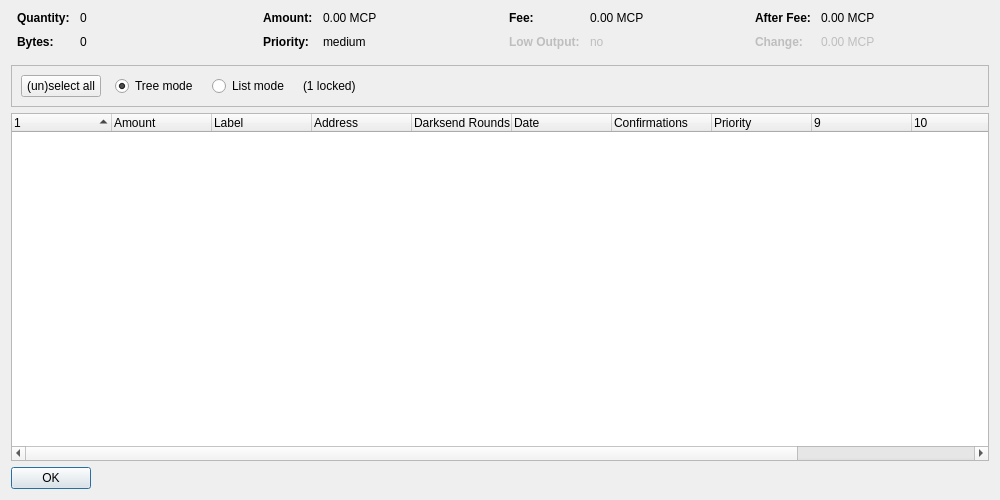
<?xml version="1.0" encoding="UTF-8"?>
<ui version="4.0">
 <class>CoinControlDialog</class>
 <widget class="QDialog" name="CoinControlDialog">
  <property name="geometry">
   <rect>
    <x>0</x>
    <y>0</y>
    <width>1000</width>
    <height>500</height>
   </rect>
  </property>
  <property name="windowTitle">
   <string>Coin Control Address Selection</string>
  </property>
  <layout class="QVBoxLayout" name="verticalLayout">
   <item>
    <layout class="QHBoxLayout" name="horizontalLayoutTop" stretch="0,0,0,0">
     <property name="topMargin">
      <number>0</number>
     </property>
     <property name="bottomMargin">
      <number>10</number>
     </property>
     <item>
      <layout class="QFormLayout" name="formLayoutCoinControl1">
       <property name="horizontalSpacing">
        <number>10</number>
       </property>
       <property name="verticalSpacing">
        <number>10</number>
       </property>
       <property name="leftMargin">
        <number>6</number>
       </property>
       <property name="rightMargin">
        <number>6</number>
       </property>
       <item row="0" column="0">
        <widget class="QLabel" name="labelCoinControlQuantityText">
         <property name="font">
          <font>
           <weight>75</weight>
           <bold>true</bold>
          </font>
         </property>
         <property name="text">
          <string>Quantity:</string>
         </property>
        </widget>
       </item>
       <item row="0" column="1">
        <widget class="QLabel" name="labelCoinControlQuantity">
         <property name="cursor">
          <cursorShape>IBeamCursor</cursorShape>
         </property>
         <property name="contextMenuPolicy">
          <enum>Qt::ActionsContextMenu</enum>
         </property>
         <property name="text">
          <string notr="true">0</string>
         </property>
         <property name="textInteractionFlags">
          <set>Qt::LinksAccessibleByMouse|Qt::TextSelectableByKeyboard|Qt::TextSelectableByMouse</set>
         </property>
        </widget>
       </item>
       <item row="1" column="0">
        <widget class="QLabel" name="labelCoinControlBytesText">
         <property name="font">
          <font>
           <weight>75</weight>
           <bold>true</bold>
          </font>
         </property>
         <property name="text">
          <string>Bytes:</string>
         </property>
        </widget>
       </item>
       <item row="1" column="1">
        <widget class="QLabel" name="labelCoinControlBytes">
         <property name="cursor">
          <cursorShape>IBeamCursor</cursorShape>
         </property>
         <property name="contextMenuPolicy">
          <enum>Qt::ActionsContextMenu</enum>
         </property>
         <property name="text">
          <string notr="true">0</string>
         </property>
         <property name="textInteractionFlags">
          <set>Qt::LinksAccessibleByMouse|Qt::TextSelectableByKeyboard|Qt::TextSelectableByMouse</set>
         </property>
        </widget>
       </item>
      </layout>
     </item>
     <item>
      <layout class="QFormLayout" name="formLayoutCoinControl2">
       <property name="horizontalSpacing">
        <number>10</number>
       </property>
       <property name="verticalSpacing">
        <number>10</number>
       </property>
       <property name="leftMargin">
        <number>6</number>
       </property>
       <property name="rightMargin">
        <number>6</number>
       </property>
       <item row="0" column="0">
        <widget class="QLabel" name="labelCoinControlAmountText">
         <property name="font">
          <font>
           <weight>75</weight>
           <bold>true</bold>
          </font>
         </property>
         <property name="text">
          <string>Amount:</string>
         </property>
        </widget>
       </item>
       <item row="0" column="1">
        <widget class="QLabel" name="labelCoinControlAmount">
         <property name="cursor">
          <cursorShape>IBeamCursor</cursorShape>
         </property>
         <property name="contextMenuPolicy">
          <enum>Qt::ActionsContextMenu</enum>
         </property>
         <property name="text">
          <string notr="true">0.00 MCP</string>
         </property>
         <property name="textInteractionFlags">
          <set>Qt::LinksAccessibleByMouse|Qt::TextSelectableByKeyboard|Qt::TextSelectableByMouse</set>
         </property>
        </widget>
       </item>
       <item row="1" column="0">
        <widget class="QLabel" name="labelCoinControlPriorityText">
         <property name="font">
          <font>
           <weight>75</weight>
           <bold>true</bold>
          </font>
         </property>
         <property name="text">
          <string>Priority:</string>
         </property>
        </widget>
       </item>
       <item row="1" column="1">
        <widget class="QLabel" name="labelCoinControlPriority">
         <property name="cursor">
          <cursorShape>IBeamCursor</cursorShape>
         </property>
         <property name="contextMenuPolicy">
          <enum>Qt::ActionsContextMenu</enum>
         </property>
         <property name="text">
          <string>medium</string>
         </property>
         <property name="textInteractionFlags">
          <set>Qt::LinksAccessibleByMouse|Qt::TextSelectableByKeyboard|Qt::TextSelectableByMouse</set>
         </property>
        </widget>
       </item>
      </layout>
     </item>
     <item>
      <layout class="QFormLayout" name="formLayoutCoinControl3">
       <property name="horizontalSpacing">
        <number>10</number>
       </property>
       <property name="verticalSpacing">
        <number>10</number>
       </property>
       <property name="leftMargin">
        <number>6</number>
       </property>
       <property name="rightMargin">
        <number>6</number>
       </property>
       <item row="0" column="0">
        <widget class="QLabel" name="labelCoinControlFeeText">
         <property name="font">
          <font>
           <weight>75</weight>
           <bold>true</bold>
          </font>
         </property>
         <property name="text">
          <string>Fee:</string>
         </property>
        </widget>
       </item>
       <item row="0" column="1">
        <widget class="QLabel" name="labelCoinControlFee">
         <property name="cursor">
          <cursorShape>IBeamCursor</cursorShape>
         </property>
         <property name="contextMenuPolicy">
          <enum>Qt::ActionsContextMenu</enum>
         </property>
         <property name="text">
          <string notr="true">0.00 MCP</string>
         </property>
         <property name="textInteractionFlags">
          <set>Qt::LinksAccessibleByMouse|Qt::TextSelectableByKeyboard|Qt::TextSelectableByMouse</set>
         </property>
        </widget>
       </item>
       <item row="1" column="0">
        <widget class="QLabel" name="labelCoinControlLowOutputText">
         <property name="enabled">
          <bool>false</bool>
         </property>
         <property name="font">
          <font>
           <weight>75</weight>
           <bold>true</bold>
          </font>
         </property>
         <property name="text">
          <string>Low Output:</string>
         </property>
        </widget>
       </item>
       <item row="1" column="1">
        <widget class="QLabel" name="labelCoinControlLowOutput">
         <property name="enabled">
          <bool>false</bool>
         </property>
         <property name="cursor">
          <cursorShape>IBeamCursor</cursorShape>
         </property>
         <property name="contextMenuPolicy">
          <enum>Qt::ActionsContextMenu</enum>
         </property>
         <property name="text">
          <string>no</string>
         </property>
         <property name="textInteractionFlags">
          <set>Qt::LinksAccessibleByMouse|Qt::TextSelectableByKeyboard|Qt::TextSelectableByMouse</set>
         </property>
        </widget>
       </item>
      </layout>
     </item>
     <item>
      <layout class="QFormLayout" name="formLayoutCoinControl4">
       <property name="horizontalSpacing">
        <number>10</number>
       </property>
       <property name="verticalSpacing">
        <number>10</number>
       </property>
       <property name="leftMargin">
        <number>6</number>
       </property>
       <property name="rightMargin">
        <number>6</number>
       </property>
       <item row="0" column="0">
        <widget class="QLabel" name="labelCoinControlAfterFeeText">
         <property name="font">
          <font>
           <weight>75</weight>
           <bold>true</bold>
          </font>
         </property>
         <property name="text">
          <string>After Fee:</string>
         </property>
        </widget>
       </item>
       <item row="0" column="1">
        <widget class="QLabel" name="labelCoinControlAfterFee">
         <property name="cursor">
          <cursorShape>IBeamCursor</cursorShape>
         </property>
         <property name="contextMenuPolicy">
          <enum>Qt::ActionsContextMenu</enum>
         </property>
         <property name="text">
          <string notr="true">0.00 MCP</string>
         </property>
         <property name="textInteractionFlags">
          <set>Qt::LinksAccessibleByMouse|Qt::TextSelectableByKeyboard|Qt::TextSelectableByMouse</set>
         </property>
        </widget>
       </item>
       <item row="1" column="0">
        <widget class="QLabel" name="labelCoinControlChangeText">
         <property name="enabled">
          <bool>false</bool>
         </property>
         <property name="font">
          <font>
           <weight>75</weight>
           <bold>true</bold>
          </font>
         </property>
         <property name="text">
          <string>Change:</string>
         </property>
        </widget>
       </item>
       <item row="1" column="1">
        <widget class="QLabel" name="labelCoinControlChange">
         <property name="enabled">
          <bool>false</bool>
         </property>
         <property name="cursor">
          <cursorShape>IBeamCursor</cursorShape>
         </property>
         <property name="contextMenuPolicy">
          <enum>Qt::ActionsContextMenu</enum>
         </property>
         <property name="text">
          <string notr="true">0.00 MCP</string>
         </property>
         <property name="textInteractionFlags">
          <set>Qt::LinksAccessibleByMouse|Qt::TextSelectableByKeyboard|Qt::TextSelectableByMouse</set>
         </property>
        </widget>
       </item>
      </layout>
     </item>
    </layout>
   </item>
   <item>
    <widget class="QFrame" name="frame">
     <property name="minimumSize">
      <size>
       <width>0</width>
       <height>40</height>
      </size>
     </property>
     <property name="frameShape">
      <enum>QFrame::StyledPanel</enum>
     </property>
     <property name="frameShadow">
      <enum>QFrame::Sunken</enum>
     </property>
     <layout class="QHBoxLayout" name="horizontalLayout">
      <item>
       <layout class="QHBoxLayout" name="horizontalLayoutPanel" stretch="0,0,0,0,0">
        <property name="spacing">
         <number>14</number>
        </property>
        <item>
         <widget class="QPushButton" name="pushButtonSelectAll">
          <property name="sizePolicy">
           <sizepolicy hsizetype="Maximum" vsizetype="Fixed">
            <horstretch>0</horstretch>
            <verstretch>0</verstretch>
           </sizepolicy>
          </property>
          <property name="text">
           <string>(un)select all</string>
          </property>
         </widget>
        </item>
        <item>
         <widget class="QRadioButton" name="radioTreeMode">
          <property name="sizePolicy">
           <sizepolicy hsizetype="Maximum" vsizetype="Fixed">
            <horstretch>0</horstretch>
            <verstretch>0</verstretch>
           </sizepolicy>
          </property>
          <property name="text">
           <string>Tree mode</string>
          </property>
          <property name="checked">
           <bool>true</bool>
          </property>
         </widget>
        </item>
        <item>
         <widget class="QRadioButton" name="radioListMode">
          <property name="sizePolicy">
           <sizepolicy hsizetype="Maximum" vsizetype="Fixed">
            <horstretch>0</horstretch>
            <verstretch>0</verstretch>
           </sizepolicy>
          </property>
          <property name="text">
           <string>List mode</string>
          </property>
         </widget>
        </item>
        <item>
         <widget class="QLabel" name="labelLocked">
          <property name="text">
           <string>(1 locked)</string>
          </property>
         </widget>
        </item>
        <item>
         <spacer name="horizontalSpacer">
          <property name="orientation">
           <enum>Qt::Horizontal</enum>
          </property>
          <property name="sizeHint" stdset="0">
           <size>
            <width>40</width>
            <height>20</height>
           </size>
          </property>
         </spacer>
        </item>
       </layout>
      </item>
     </layout>
    </widget>
   </item>
   <item>
    <widget class="CoinControlTreeWidget" name="treeWidget">
     <property name="contextMenuPolicy">
      <enum>Qt::CustomContextMenu</enum>
     </property>
     <property name="sortingEnabled">
      <bool>false</bool>
     </property>
     <property name="columnCount">
      <number>12</number>
     </property>
     <attribute name="headerShowSortIndicator" stdset="0">
      <bool>true</bool>
     </attribute>
     <attribute name="headerStretchLastSection">
      <bool>false</bool>
     </attribute>
     <column>
      <property name="text">
       <string/>
      </property>
     </column>
     <column>
      <property name="text">
       <string>Amount</string>
      </property>
     </column>
     <column>
      <property name="text">
       <string>Label</string>
      </property>
     </column>
     <column>
      <property name="text">
       <string>Address</string>
      </property>
     </column>
     <column>
      <property name="text">
       <string>Darksend Rounds</string>
      </property>
     </column>
     <column>
      <property name="text">
       <string>Date</string>
      </property>
     </column>
     <column>
      <property name="text">
       <string>Confirmations</string>
      </property>
      <property name="toolTip">
       <string>Confirmed</string>
      </property>
     </column>
     <column>
      <property name="text">
       <string>Priority</string>
      </property>
     </column>
     <column>
      <property name="text">
       <string/>
      </property>
     </column>
     <column>
      <property name="text">
       <string/>
      </property>
     </column>
     <column>
      <property name="text">
       <string/>
      </property>
     </column>
     <column>
      <property name="text">
       <string/>
      </property>
     </column>
     <column>
      <property name="text">
       <string/>
      </property>
     </column>
    </widget>
   </item>
   <item>
    <widget class="QDialogButtonBox" name="buttonBox">
     <property name="sizePolicy">
      <sizepolicy hsizetype="Maximum" vsizetype="Fixed">
       <horstretch>0</horstretch>
       <verstretch>0</verstretch>
      </sizepolicy>
     </property>
     <property name="orientation">
      <enum>Qt::Horizontal</enum>
     </property>
     <property name="standardButtons">
      <set>QDialogButtonBox::Ok</set>
     </property>
    </widget>
   </item>
  </layout>
 </widget>
 <customwidgets>
  <customwidget>
   <class>CoinControlTreeWidget</class>
   <extends>QTreeWidget</extends>
   <header>coincontroltreewidget.h</header>
  </customwidget>
 </customwidgets>
 <resources/>
 <connections/>
</ui>
